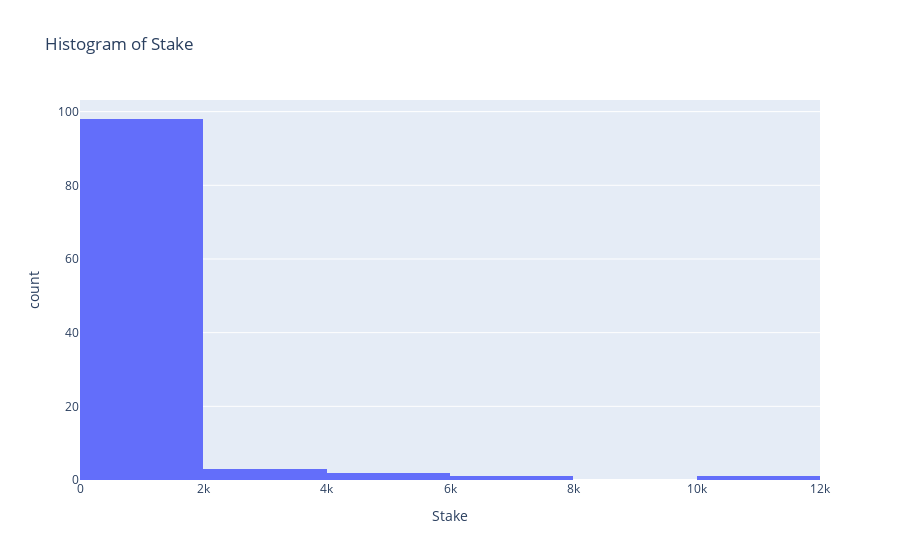

Here is the notebook cell this chart was saved with:
### Code cell
def calculate_bins_sturges(n):
    return ceil(log2(n) + 1)

# Calculate the number of bins for the 'Stake' column
n_bins = calculate_bins_sturges(len(df.to_pandas()['Stake'].dropna()))

# Create the histogram using Plotly
fig = px.histogram(df.to_pandas(), x='Stake', nbins=n_bins, title="Histogram of Stake")
fig.show()

### Figure 1 — Plotly figure (JSON) as saved in the notebook; plotly's stock layout.template omitted (floating-point values rounded to 4 significant figures)
{"data": [{"alignmentgroup": "True", "bingroup": "x", "hovertemplate": "Stake=%{x}<br>count=%{y}<extra></extra>", "legendgroup": "", "marker": {"color": "#636efa", "pattern": {"shape": ""}}, "name": "", "nbinsx": 8, "offsetgroup": "", "orientation": "v", "showlegend": false, "type": "histogram", "x": [1, 2, 3, 4, 5, 6, 7, 8, 9, 10, 11, 12, 13, 14, 15, 16, 17, 18, 19, 20, 21, 22, 23, 24, 25, 26, 27, 28, 29, 30, 31, 32, 33, 34, 35, 36, 37, 38, 39, 40, 44, 45, 48, 49, 50, 51, 52, 53, 54, 55, 56, 58, 59, 60, 65, 66, 68, 70, 75, 80, 85, 88, 90, 95, 99, 100, 101, 102, 105, 110, 111, 120, 125, 130, 140, 150, 160, 170, 180, 200, 210, 220, 222, 250, 300, 350, 400, 450, 500, 550, 600, 700, 750, 800, 900, 1000, 1200, 1500, 2000, 2500, 3000, 4000, 5000, 6000, 10000], "xaxis": "x", "yaxis": "y"}], "layout": {"barmode": "relative", "legend": {"tracegroupgap": 0}, "title": {"text": "Histogram of Stake"}, "xaxis": {"anchor": "y", "domain": [0, 1], "title": {"text": "Stake"}}, "yaxis": {"anchor": "x", "domain": [0, 1], "title": {"text": "count"}}}}
